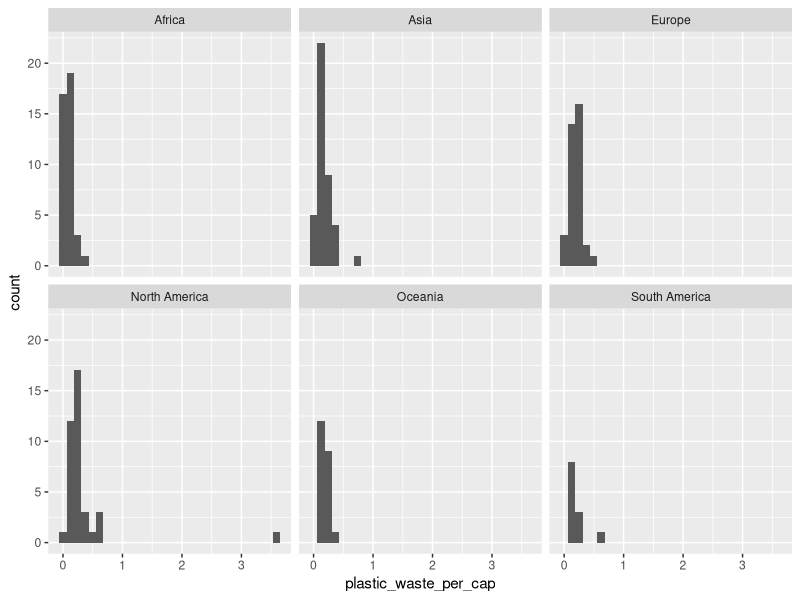
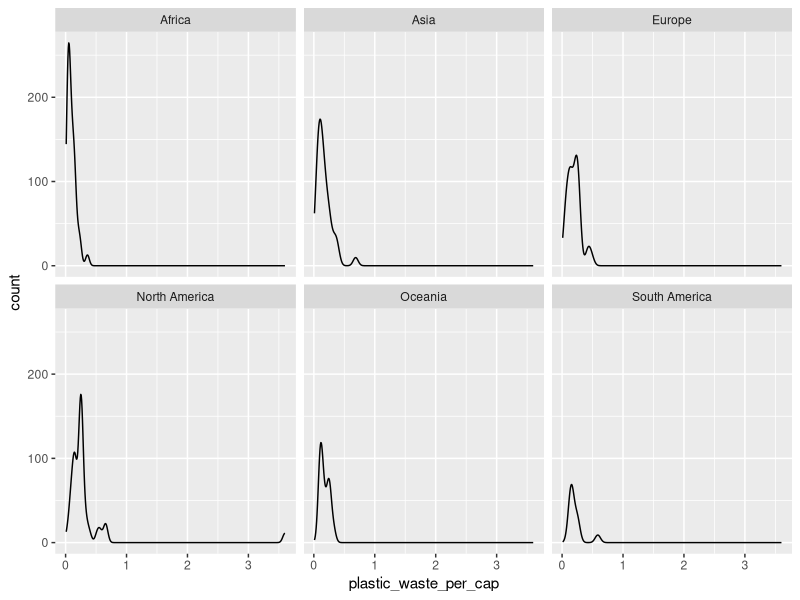
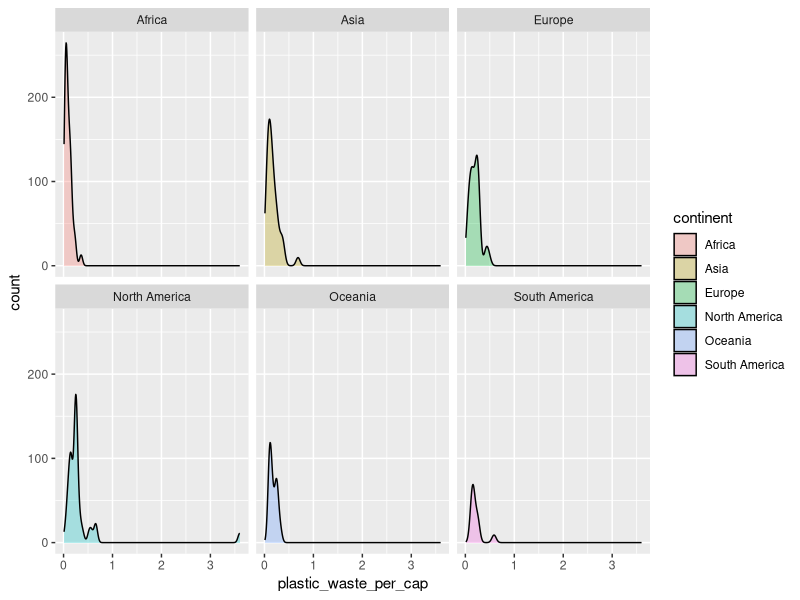
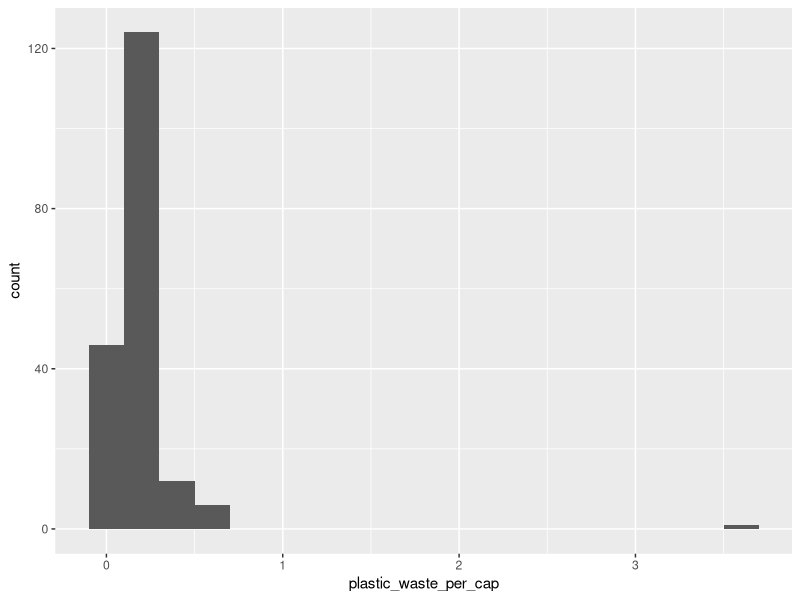
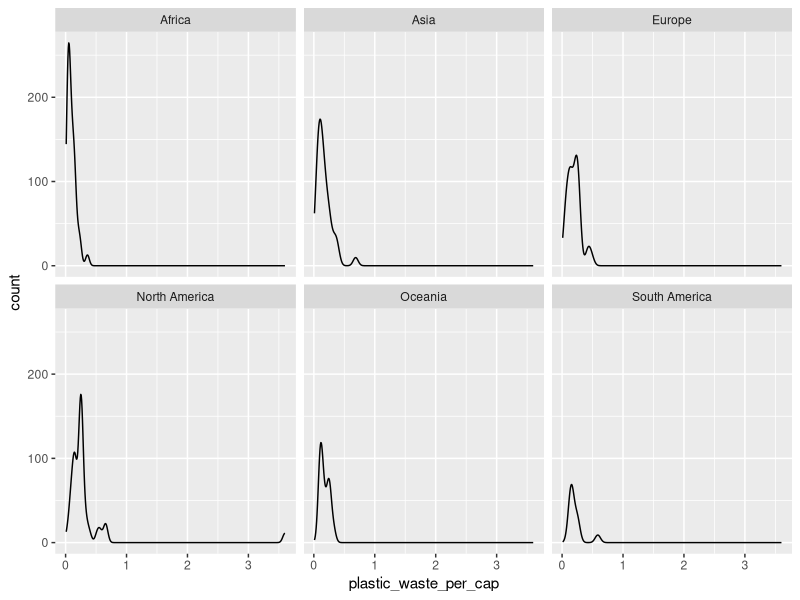

Write R code to recreate these figures, in order.
## ---- chunk 1
library(tidyverse)
## ---- chunk 2
plastic_waste <- read.csv(here::here("data/plastic-waste.csv"))

head(plastic_waste)

dplyr::glimpse(plastic_waste)
## ---- chunk 3
ggplot(plastic_waste) +
  aes(x = plastic_waste_per_cap) +
  facet_wrap(~continent) +
  geom_histogram()
## ---- chunk 4

ggplot(plastic_waste) +
  aes(x = plastic_waste_per_cap) +
  facet_wrap(~continent) +
  geom_density(aes(y = after_stat(count)))
## ---- chunk 5
ggplot(plastic_waste) +
  aes(x = plastic_waste_per_cap, 
      fill = continent) +
  facet_wrap(~continent) +
  geom_density(aes(y = after_stat(count)),
               alpha = .3) 
## ---- chunk 6
ggplot(data = plastic_waste) +
  aes(x = plastic_waste_per_cap) +
  geom_histogram(binwidth = 0.2)
## ---- chunk 7
# insert code here
## ---- chunk 8
ggplot(plastic_waste) +
  aes(x = plastic_waste_per_cap) +
  facet_wrap(~continent) +
  geom_density(aes(y = after_stat(count)))
## ---- chunk 9
# insert code here
## ---- chunk 10
# insert code here
## ---- chunk 11
# insert code here
